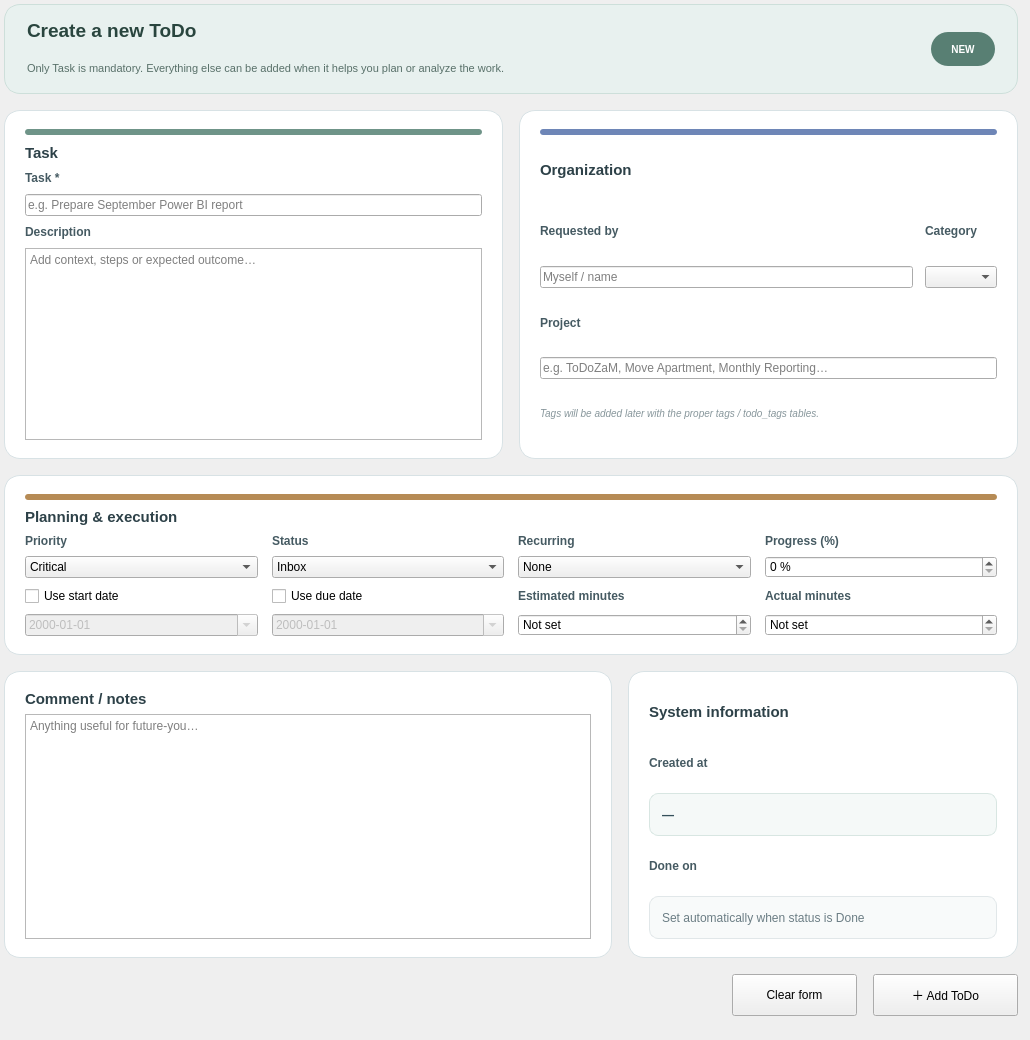
             <widget class="QWidget" name="scrollAddTodoContents">
              <property name="geometry">
               <rect>
                <x>0</x>
                <y>0</y>
                <width>1030</width>
                <height>1040</height>
               </rect>
              </property>
              <layout class="QVBoxLayout" name="addTodoScrollLayout">
               <property name="spacing">
                <number>16</number>
               </property>
               <property name="leftMargin">
                <number>4</number>
               </property>
               <property name="topMargin">
                <number>4</number>
               </property>
               <property name="rightMargin">
                <number>12</number>
               </property>
               <property name="bottomMargin">
                <number>24</number>
               </property>
               <item>
                <widget class="QFrame" name="introCard">
                 <property name="minimumSize">
                  <size>
                   <width>0</width>
                   <height>90</height>
                  </size>
                 </property>
                 <property name="styleSheet">
                  <string>QFrame#introCard{background:#E8F1EF;border:1px solid #CDDFDA;border-radius:16px;} QLabel{background:transparent;}</string>
                 </property>
                 <layout class="QHBoxLayout" name="introLayout">
                  <property name="leftMargin">
                   <number>22</number>
                  </property>
                  <property name="rightMargin">
                   <number>22</number>
                  </property>
                  <item>
                   <layout class="QVBoxLayout" name="introTextLayout">
                    <item>
                     <widget class="QLabel" name="lblAddTitle">
                      <property name="text">
                       <string>Create a new ToDo</string>
                      </property>
                      <property name="styleSheet">
                       <string>font-size:19px;font-weight:850;color:#29453E;</string>
                      </property>
                     </widget>
                    </item>
                    <item>
                     <widget class="QLabel" name="lblAddText">
                      <property name="text">
                       <string>Only Task is mandatory. Everything else can be added when it helps you plan or analyze the work.</string>
                      </property>
                      <property name="styleSheet">
                       <string>font-size:11px;color:#587069;</string>
                      </property>
                     </widget>
                    </item>
                   </layout>
                  </item>
                  <item>
                   <widget class="QLabel" name="lblAddBadge">
                    <property name="text">
                     <string>NEW</string>
                    </property>
                    <property name="alignment">
                     <set>Qt::AlignCenter</set>
                    </property>
                    <property name="minimumSize">
                     <size>
                      <width>64</width>
                      <height>34</height>
                     </size>
                    </property>
                    <property name="maximumSize">
                     <size>
                      <width>64</width>
                      <height>34</height>
                     </size>
                    </property>
                    <property name="styleSheet">
                     <string>background:#587F73;color:white;border-radius:17px;font-weight:900;font-size:10px;</string>
                    </property>
                   </widget>
                  </item>
                 </layout>
                </widget>
               </item>
               <item>
                <layout class="QHBoxLayout" name="formTopLayout">
                 <property name="spacing">
                  <number>16</number>
                 </property>
                 <item>
                  <widget class="QFrame" name="cardTask">
                   <property name="minimumSize">
                    <size>
                     <width>0</width>
                     <height>325</height>
                    </size>
                   </property>
                   <property name="styleSheet">
                    <string>QFrame#cardTask{background:#FFFFFF;border:1px solid #D8E2E5;border-radius:16px;}</string>
                   </property>
                   <layout class="QVBoxLayout" name="taskCardLayout">
                    <property name="spacing">
                     <number>9</number>
                    </property>
                    <property name="leftMargin">
                     <number>20</number>
                    </property>
                    <property name="topMargin">
                     <number>18</number>
                    </property>
                    <property name="rightMargin">
                     <number>20</number>
                    </property>
                    <property name="bottomMargin">
                     <number>18</number>
                    </property>
                    <item>
                     <widget class="QFrame" name="taskAccent">
                      <property name="styleSheet">
                       <string>background:#6F9488;border:0;border-radius:3px;max-height:6px;min-height:6px;</string>
                      </property>
                     </widget>
                    </item>
                    <item>
                     <widget class="QLabel" name="lblTaskSection">
                      <property name="text">
                       <string>Task</string>
                      </property>
                      <property name="styleSheet">
                       <string>font-size:15px;font-weight:800;color:#2D4148;</string>
                      </property>
                     </widget>
                    </item>
                    <item>
                     <widget class="QLabel" name="lblTask">
                      <property name="text">
                       <string>Task *</string>
                      </property>
                      <property name="styleSheet">
                       <string>font-weight:700;color:#455A62;</string>
                      </property>
                     </widget>
                    </item>
                    <item>
                     <widget class="QLineEdit" name="editTask">
                      <property name="placeholderText">
                       <string>e.g. Prepare September Power BI report</string>
                      </property>
                     </widget>
                    </item>
                    <item>
                     <widget class="QLabel" name="lblDescription">
                      <property name="text">
                       <string>Description</string>
                      </property>
                      <property name="styleSheet">
                       <string>font-weight:700;color:#455A62;</string>
                      </property>
                     </widget>
                    </item>
                    <item>
                     <widget class="QTextEdit" name="txtDescription">
                      <property name="minimumSize">
                       <size>
                        <width>0</width>
                        <height>105</height>
                       </size>
                      </property>
                      <property name="placeholderText">
                       <string>Add context, steps or expected outcome…</string>
                      </property>
                     </widget>
                    </item>
                   </layout>
                  </widget>
                 </item>
                 <item>
                  <widget class="QFrame" name="cardOrganization">
                   <property name="minimumSize">
                    <size>
                     <width>0</width>
                     <height>325</height>
                    </size>
                   </property>
                   <property name="styleSheet">
                    <string>QFrame#cardOrganization{background:#FFFFFF;border:1px solid #D8E2E5;border-radius:16px;}</string>
                   </property>
                   <layout class="QGridLayout" name="organizationGrid">
                    <property name="horizontalSpacing">
                     <number>12</number>
                    </property>
                    <property name="verticalSpacing">
                     <number>8</number>
                    </property>
                    <property name="leftMargin">
                     <number>20</number>
                    </property>
                    <property name="topMargin">
                     <number>18</number>
                    </property>
                    <property name="rightMargin">
                     <number>20</number>
                    </property>
                    <property name="bottomMargin">
                     <number>18</number>
                    </property>
                    <item row="0" column="0" colspan="2">
                     <widget class="QFrame" name="orgAccent">
                      <property name="styleSheet">
                       <string>background:#6E86B7;border:0;border-radius:3px;max-height:6px;min-height:6px;</string>
                      </property>
                     </widget>
                    </item>
                    <item row="1" column="0" colspan="2">
                     <widget class="QLabel" name="lblOrganizationSection">
                      <property name="text">
                       <string>Organization</string>
                      </property>
                      <property name="styleSheet">
                       <string>font-size:15px;font-weight:800;color:#2D4148;</string>
                      </property>
                     </widget>
                    </item>
                    <item row="2" column="0">
                     <widget class="QLabel" name="lblRequestedBy">
                      <property name="text">
                       <string>Requested by</string>
                      </property>
                      <property name="styleSheet">
                       <string>font-weight:700;color:#455A62;</string>
                      </property>
                     </widget>
                    </item>
                    <item row="2" column="1">
                     <widget class="QLabel" name="lblCategory">
                      <property name="text">
                       <string>Category</string>
                      </property>
                      <property name="styleSheet">
                       <string>font-weight:700;color:#455A62;</string>
                      </property>
                     </widget>
                    </item>
                    <item row="3" column="0">
                     <widget class="QLineEdit" name="editRequestedBy">
                      <property name="placeholderText">
                       <string>Myself / name</string>
                      </property>
                     </widget>
                    </item>
                    <item row="3" column="1">
                     <widget class="QComboBox" name="comboCategory" />
                    </item>
                    <item row="4" column="0" colspan="2">
                     <widget class="QLabel" name="lblProject">
                      <property name="text">
                       <string>Project</string>
                      </property>
                      <property name="styleSheet">
                       <string>font-weight:700;color:#455A62;</string>
                      </property>
                     </widget>
                    </item>
                    <item row="5" column="0" colspan="2">
                     <widget class="QLineEdit" name="editProject">
                      <property name="placeholderText">
                       <string>e.g. ToDoZaM, Move Apartment, Monthly Reporting…</string>
                      </property>
                     </widget>
                    </item>
                    <item row="6" column="0" colspan="2">
                     <widget class="QLabel" name="lblTagsInfo">
                      <property name="text">
                       <string>Tags will be added later with the proper tags / todo_tags tables.</string>
                      </property>
                      <property name="styleSheet">
                       <string>color:#87969B;font-size:10px;font-style:italic;</string>
                      </property>
                     </widget>
                    </item>
                   </layout>
                  </widget>
                 </item>
                </layout>
               </item>
               <item>
                <widget class="QFrame" name="cardPlanning">
                 <property name="styleSheet">
                  <string>QFrame#cardPlanning{background:#FFFFFF;border:1px solid #D8E2E5;border-radius:16px;}</string>
                 </property>
                 <layout class="QGridLayout" name="planningGrid">
                  <property name="horizontalSpacing">
                   <number>14</number>
                  </property>
                  <property name="verticalSpacing">
                   <number>8</number>
                  </property>
                  <property name="leftMargin">
                   <number>20</number>
                  </property>
                  <property name="topMargin">
                   <number>18</number>
                  </property>
                  <property name="rightMargin">
                   <number>20</number>
                  </property>
                  <property name="bottomMargin">
                   <number>18</number>
                  </property>
                  <item row="0" column="0" colspan="4">
                   <widget class="QFrame" name="planningAccent">
                    <property name="styleSheet">
                     <string>background:#B68B55;border:0;border-radius:3px;max-height:6px;min-height:6px;</string>
                    </property>
                   </widget>
                  </item>
                  <item row="1" column="0" colspan="4">
                   <widget class="QLabel" name="lblPlanningSection">
                    <property name="text">
                     <string>Planning &amp; execution</string>
                    </property>
                    <property name="styleSheet">
                     <string>font-size:15px;font-weight:800;color:#2D4148;</string>
                    </property>
                   </widget>
                  </item>
                  <item row="2" column="0">
                   <widget class="QLabel" name="lblPriority">
                    <property name="text">
                     <string>Priority</string>
                    </property>
                    <property name="styleSheet">
                     <string>font-weight:700;color:#455A62;</string>
                    </property>
                   </widget>
                  </item>
                  <item row="2" column="1">
                   <widget class="QLabel" name="lblStatus">
                    <property name="text">
                     <string>Status</string>
                    </property>
                    <property name="styleSheet">
                     <string>font-weight:700;color:#455A62;</string>
                    </property>
                   </widget>
                  </item>
                  <item row="2" column="2">
                   <widget class="QLabel" name="lblRecurring">
                    <property name="text">
                     <string>Recurring</string>
                    </property>
                    <property name="styleSheet">
                     <string>font-weight:700;color:#455A62;</string>
                    </property>
                   </widget>
                  </item>
                  <item row="2" column="3">
                   <widget class="QLabel" name="lblProgress">
                    <property name="text">
                     <string>Progress (%)</string>
                    </property>
                    <property name="styleSheet">
                     <string>font-weight:700;color:#455A62;</string>
                    </property>
                   </widget>
                  </item>
                  <item row="3" column="0">
                   <widget class="QComboBox" name="comboPriority">
                    <item>
                     <property name="text">
                      <string>Critical</string>
                     </property>
                    </item>
                    <item>
                     <property name="text">
                      <string>High</string>
                     </property>
                    </item>
                    <item>
                     <property name="text">
                      <string>Medium</string>
                     </property>
                    </item>
                    <item>
                     <property name="text">
                      <string>Low</string>
                     </property>
                    </item>
                   </widget>
                  </item>
                  <item row="3" column="1">
                   <widget class="QComboBox" name="comboStatus">
                    <item>
                     <property name="text">
                      <string>Inbox</string>
                     </property>
                    </item>
                    <item>
                     <property name="text">
                      <string>Open</string>
                     </property>
                    </item>
                    <item>
                     <property name="text">
                      <string>In Progress</string>
                     </property>
                    </item>
                    <item>
                     <property name="text">
                      <string>Waiting</string>
                     </property>
                    </item>
                    <item>
                     <property name="text">
                      <string>Done</string>
                     </property>
                    </item>
                    <item>
                     <property name="text">
                      <string>Cancelled</string>
                     </property>
                    </item>
                   </widget>
                  </item>
                  <item row="3" column="2">
                   <widget class="QComboBox" name="comboRecurring">
                    <item>
                     <property name="text">
                      <string>None</string>
                     </property>
                    </item>
                    <item>
                     <property name="text">
                      <string>Daily</string>
                     </property>
                    </item>
                    <item>
                     <property name="text">
                      <string>Weekly</string>
                     </property>
                    </item>
                    <item>
                     <property name="text">
                      <string>Monthly</string>
                     </property>
                    </item>
                    <item>
                     <property name="text">
                      <string>Yearly</string>
                     </property>
                    </item>
                   </widget>
                  </item>
                  <item row="3" column="3">
                   <widget class="QSpinBox" name="spinProgress">
                    <property name="maximum">
                     <number>100</number>
                    </property>
                    <property name="suffix">
                     <string> %</string>
                    </property>
                   </widget>
                  </item>
                  <item row="4" column="0">
                   <widget class="QCheckBox" name="checkStartOn">
                    <property name="text">
                     <string>Use start date</string>
                    </property>
                   </widget>
                  </item>
                  <item row="4" column="1">
                   <widget class="QCheckBox" name="checkDueOn">
                    <property name="text">
                     <string>Use due date</string>
                    </property>
                   </widget>
                  </item>
                  <item row="4" column="2">
                   <widget class="QLabel" name="lblEstimated">
                    <property name="text">
                     <string>Estimated minutes</string>
                    </property>
                    <property name="styleSheet">
                     <string>font-weight:700;color:#455A62;</string>
                    </property>
                   </widget>
                  </item>
                  <item row="4" column="3">
                   <widget class="QLabel" name="lblActual">
                    <property name="text">
                     <string>Actual minutes</string>
                    </property>
                    <property name="styleSheet">
                     <string>font-weight:700;color:#455A62;</string>
                    </property>
                   </widget>
                  </item>
                  <item row="5" column="0">
                   <widget class="QDateEdit" name="dateStartOn">
                    <property name="enabled">
                     <bool>false</bool>
                    </property>
                    <property name="calendarPopup">
                     <bool>true</bool>
                    </property>
                    <property name="displayFormat">
                     <string>yyyy-MM-dd</string>
                    </property>
                   </widget>
                  </item>
                  <item row="5" column="1">
                   <widget class="QDateEdit" name="dateDueOn">
                    <property name="enabled">
                     <bool>false</bool>
                    </property>
                    <property name="calendarPopup">
                     <bool>true</bool>
                    </property>
                    <property name="displayFormat">
                     <string>yyyy-MM-dd</string>
                    </property>
                   </widget>
                  </item>
                  <item row="5" column="2">
                   <widget class="QSpinBox" name="spinEstimatedMinutes">
                    <property name="maximum">
                     <number>100000</number>
                    </property>
                    <property name="specialValueText">
                     <string>Not set</string>
                    </property>
                    <property name="suffix">
                     <string> min</string>
                    </property>
                   </widget>
                  </item>
                  <item row="5" column="3">
                   <widget class="QSpinBox" name="spinActualMinutes">
                    <property name="maximum">
                     <number>100000</number>
                    </property>
                    <property name="specialValueText">
                     <string>Not set</string>
                    </property>
                    <property name="suffix">
                     <string> min</string>
                    </property>
                   </widget>
                  </item>
                 </layout>
                </widget>
               </item>
               <item>
                <layout class="QHBoxLayout" name="bottomCardsLayout">
                 <property name="spacing">
                  <number>16</number>
                 </property>
                 <item>
                  <widget class="QFrame" name="cardNotes">
                   <property name="minimumSize">
                    <size>
                     <width>0</width>
                     <height>220</height>
                    </size>
                   </property>
                   <property name="styleSheet">
                    <string>QFrame#cardNotes{background:#FFFFFF;border:1px solid #D8E2E5;border-radius:16px;}</string>
                   </property>
                   <layout class="QVBoxLayout" name="notesLayout">
                    <property name="leftMargin">
                     <number>20</number>
                    </property>
                    <property name="topMargin">
                     <number>18</number>
                    </property>
                    <property name="rightMargin">
                     <number>20</number>
                    </property>
                    <property name="bottomMargin">
                     <number>18</number>
                    </property>
                    <item>
                     <widget class="QLabel" name="lblComment">
                      <property name="text">
                       <string>Comment / notes</string>
                      </property>
                      <property name="styleSheet">
                       <string>font-size:15px;font-weight:800;color:#2D4148;</string>
                      </property>
                     </widget>
                    </item>
                    <item>
                     <widget class="QTextEdit" name="txtComment">
                      <property name="placeholderText">
                       <string>Anything useful for future-you…</string>
                      </property>
                     </widget>
                    </item>
                   </layout>
                  </widget>
                 </item>
                 <item>
                  <widget class="QFrame" name="cardSystem">
                   <property name="minimumSize">
                    <size>
                     <width>390</width>
                     <height>220</height>
                    </size>
                   </property>
                   <property name="maximumSize">
                    <size>
                     <width>450</width>
                     <height>16777215</height>
                    </size>
                   </property>
                   <property name="styleSheet">
                    <string>QFrame#cardSystem{background:#FFFFFF;border:1px solid #D8E2E5;border-radius:16px;}</string>
                   </property>
                   <layout class="QVBoxLayout" name="systemLayout">
                    <property name="spacing">
                     <number>8</number>
                    </property>
                    <property name="leftMargin">
                     <number>20</number>
                    </property>
                    <property name="topMargin">
                     <number>18</number>
                    </property>
                    <property name="rightMargin">
                     <number>20</number>
                    </property>
                    <property name="bottomMargin">
                     <number>18</number>
                    </property>
                    <item>
                     <widget class="QLabel" name="lblSystemTitle">
                      <property name="text">
                       <string>System information</string>
                      </property>
                      <property name="styleSheet">
                       <string>font-size:15px;font-weight:800;color:#2D4148;</string>
                      </property>
                     </widget>
                    </item>
                    <item>
                     <widget class="QLabel" name="lblCreatedAtLabel">
                      <property name="text">
                       <string>Created at</string>
                      </property>
                      <property name="styleSheet">
                       <string>font-weight:700;color:#455A62;</string>
                      </property>
                     </widget>
                    </item>
                    <item>
                     <widget class="QLabel" name="lblCreatedAtValue">
                      <property name="text">
                       <string>—</string>
                      </property>
                      <property name="styleSheet">
                       <string>color:#35515B;background:#F5F9F8;border:1px solid #D8E6E2;border-radius:9px;padding:7px 9px;font-weight:700;</string>
                      </property>
                     </widget>
                    </item>
                    <item>
                     <widget class="QLabel" name="lblDoneOnLabel">
                      <property name="text">
                       <string>Done on</string>
                      </property>
                      <property name="styleSheet">
                       <string>font-weight:700;color:#455A62;</string>
                      </property>
                     </widget>
                    </item>
                    <item>
                     <widget class="QLabel" name="lblDoneOnValue">
                      <property name="text">
                       <string>Set automatically when status is Done</string>
                      </property>
                      <property name="wordWrap">
                       <bool>true</bool>
                      </property>
                      <property name="styleSheet">
                       <string>color:#6B7D84;background:#F8FAFA;border:1px solid #E1E7E9;border-radius:9px;padding:7px 9px;</string>
                      </property>
                     </widget>
                    </item>
                   </layout>
                  </widget>
                 </item>
                </layout>
               </item>
               <item>
                <layout class="QHBoxLayout" name="actionLayout">
                 <item>
                  <spacer name="actionSpacer">
                   <property name="orientation">
                    <enum>Qt::Horizontal</enum>
                   </property>
                   <property name="sizeHint" stdset="0">
                    <size>
                     <width>40</width>
                     <height>20</height>
                    </size>
                   </property>
                  </spacer>
                 </item>
                 <item>
                  <widget class="QPushButton" name="btnClearTodo">
                   <property name="text">
                    <string>Clear form</string>
                   </property>
                   <property name="minimumSize">
                    <size>
                     <width>125</width>
                     <height>42</height>
                    </size>
                   </property>
                  </widget>
                 </item>
                 <item>
                  <widget class="QPushButton" name="btnSubmitTodo">
                   <property name="text">
                    <string>＋ Add ToDo</string>
                   </property>
                   <property name="minimumSize">
                    <size>
                     <width>145</width>
                     <height>42</height>
                    </size>
                   </property>
                  </widget>
                 </item>
                </layout>
               </item>
              </layout>
             </widget>
